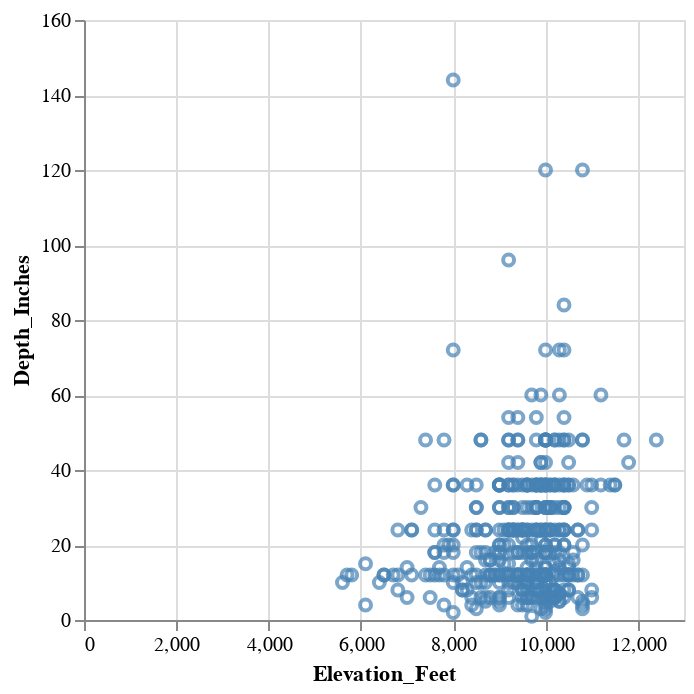

Notebook source saved alongside this figure:
### Code cell
PR.vis.scatterplot(df, "Elevation_Feet:Q", "Depth_Inches:Q")

### Figure 1 — Vega-Lite specification as saved in the notebook (floating-point values rounded to 4 significant figures; data arrays with more than 128 entries replaced by an {"elided": "..."} marker saying what was removed)
{"$schema": "https://vega.github.io/schema/vega-lite/v5.8.0.json", "config": {"view": {"continuousHeight": 300, "continuousWidth": 300}}, "data": {"name": "data-060d2eb8163cb006589127d6eaf072d9"}, "datasets": {"data-060d2eb8163cb006589127d6eaf072d9": {"elided": "593 records"}}, "encoding": {"color": {"condition": {"param": "selector", "value": "steelblue"}, "value": "gray"}, "x": {"field": "Elevation_Feet", "type": "quantitative"}, "y": {"field": "Depth_Inches", "type": "quantitative"}}, "mark": {"type": "point"}, "params": [{"name": "selector", "select": {"encodings": ["x", "y"], "type": "interval"}}]}
